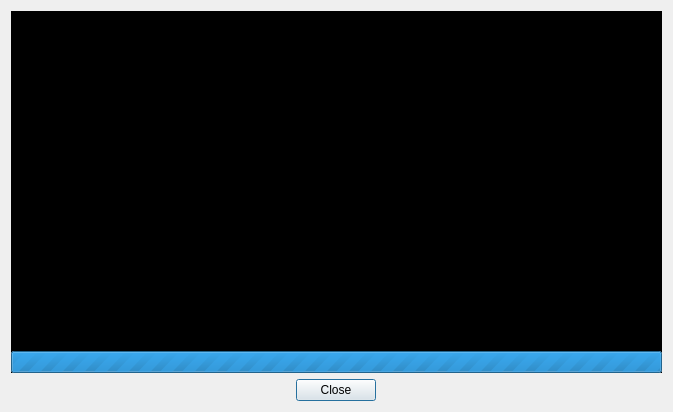
<?xml version="1.0" encoding="UTF-8"?>
<ui version="4.0">
 <class>Dialog</class>
 <widget class="QDialog" name="Dialog">
  <property name="geometry">
   <rect>
    <x>0</x>
    <y>0</y>
    <width>673</width>
    <height>412</height>
   </rect>
  </property>
  <property name="minimumSize">
   <size>
    <width>200</width>
    <height>200</height>
   </size>
  </property>
  <property name="windowTitle">
   <string>xRecog Attendance Camera</string>
  </property>
  <property name="windowIcon">
   <iconset resource="resources.qrc">
    <normaloff>:/logos/xrecog-64px.svg</normaloff>:/logos/xrecog-64px.svg</iconset>
  </property>
  <layout class="QGridLayout" name="gridLayout">
   <item row="4" column="0" alignment="Qt::AlignHCenter">
    <widget class="QPushButton" name="pushButton">
     <property name="text">
      <string>Close</string>
     </property>
     <property name="icon">
      <iconset theme="cancel">
       <normaloff>.</normaloff>.</iconset>
     </property>
    </widget>
   </item>
   <item row="0" column="0">
    <layout class="QGridLayout" name="gridLayout">
     <item row="0" column="0">
      <widget class="QLabel" name="videoSlot">
       <property name="sizePolicy">
        <sizepolicy hsizetype="Expanding" vsizetype="Expanding">
         <horstretch>0</horstretch>
         <verstretch>0</verstretch>
        </sizepolicy>
       </property>
       <property name="styleSheet">
        <string notr="true">background-color: #000;</string>
       </property>
       <property name="text">
        <string>Video Stream</string>
       </property>
       <property name="alignment">
        <set>Qt::AlignCenter</set>
       </property>
      </widget>
     </item>
     <item row="0" column="0" alignment="Qt::AlignRight|Qt::AlignBottom">
      <widget class="QLabel" name="fpsFrame">
       <property name="styleSheet">
        <string notr="true">font-family: monospace;</string>
       </property>
       <property name="text">
        <string>FPS LABEL</string>
       </property>
      </widget>
     </item>
     <item row="0" column="0" alignment="Qt::AlignBottom">
      <widget class="QProgressBar" name="progressBar">
       <property name="maximum">
        <number>0</number>
       </property>
       <property name="value">
        <number>-1</number>
       </property>
       <property name="textVisible">
        <bool>false</bool>
       </property>
      </widget>
     </item>
    </layout>
   </item>
  </layout>
 </widget>
 <resources>
  <include location="resources.qrc"/>
 </resources>
 <connections>
  <connection>
   <sender>pushButton</sender>
   <signal>clicked()</signal>
   <receiver>Dialog</receiver>
   <slot>close()</slot>
   <hints>
    <hint type="sourcelabel">
     <x>215</x>
     <y>268</y>
    </hint>
    <hint type="destinationlabel">
     <x>242</x>
     <y>-4</y>
    </hint>
   </hints>
  </connection>
 </connections>
</ui>
